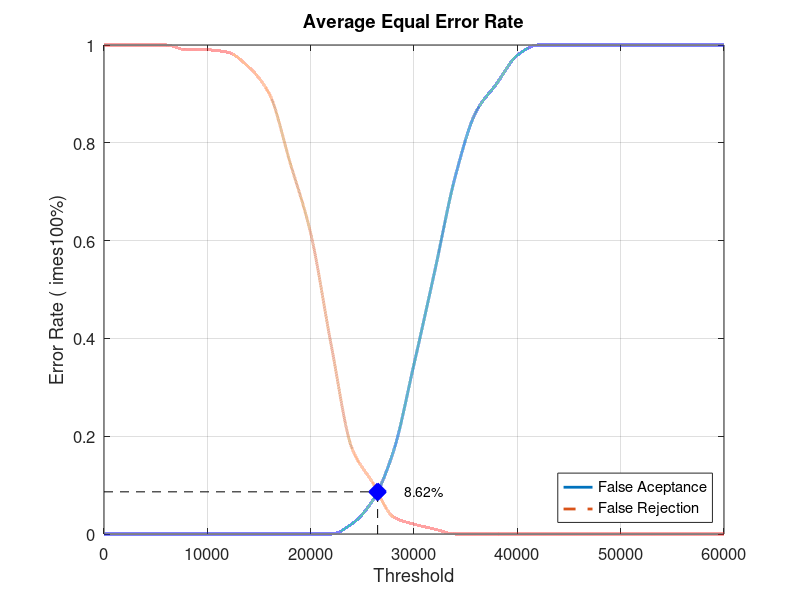
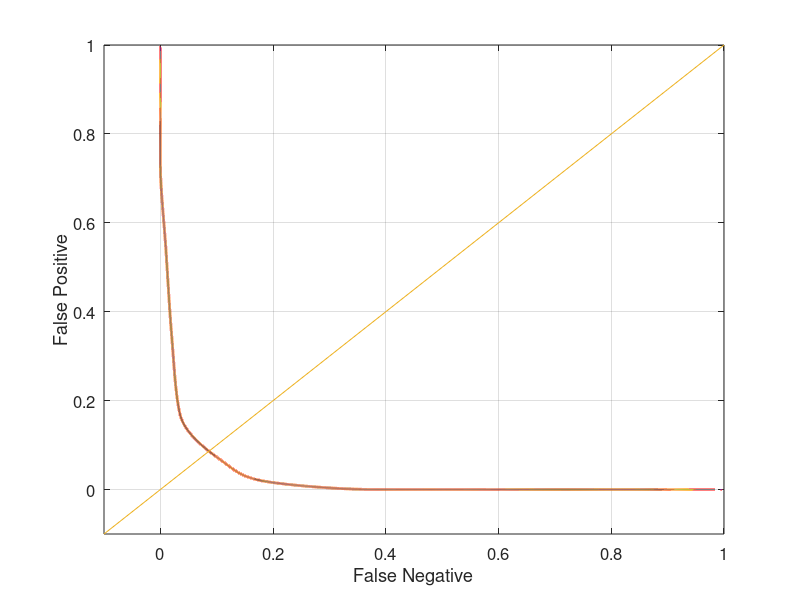

Write the MATLAB code that produced these figures, in order.
close all;
clear;
clc;
x = 0:2000:60000;
xq = 0:0.5:60000;

y0 = [0 0 0 0 0 0 0 0 0 0 0 0 0.0210526 0.0684211 0.168421 0.347368 0.536842 0.731579 0.863158 0.921053 0.978947 1 1 1 1 1 1 1 1 1 1]
yy0 = interp1(x, y0, xq, 'pchip');
y1 = [1 1 1 1 0.99 0.99 0.985 0.955 0.9 0.76 0.615 0.385 0.175 0.105 0.035 0.02 0.01 0 0 0 0 0 0 0 0 0 0 0 0 0 0]
yy1 = interp1(x, y1, xq, 'pchip');

% Calculating EER: 
y2 = abs(y0 - y1);
find(y2 == min(y2))
yy2 = abs(yy0 - yy1);
xEER = find(yy2 == min(yy2));
xEERIndex = xq(xEER) % X-axis EER
yEER = yy0(xEER) % Y-axis EER

main = figure
plot(xq, yy0,'-','LineWidth', 2);	hold on
plot(xq, yy1,'--','LineWidth', 2);	hold on
plot([xEERIndex xEERIndex], [0 yEER], 'k--');	hold on
plot([0 xEERIndex], [yEER yEER], 'k--');	hold on
plot(xEERIndex, yEER, 'bx', 'LineWidth', 10);	hold on
text(xEERIndex + 10 * xEERIndex / 100, yEER, [num2str(round((10000 * yEER)) / 100) '%'])
legend('False Aceptance', 'False Rejection', 'Location', 'SouthEast')
xlabel('Threshold')
ylabel('Error Rate (	imes100%)')
title('Average Equal Error Rate')
set(gca, 'FontSize', 12)
axis([0 60000 0 1])
grid on

print(main, 'Database1_4Main', '-dpng');
FNRxFPR = figure('Color', [1 1 1]);
plot(yy1, yy0, '-', yy1, yy0, 'LineWidth', 2);
hold on
y = -0.1:0.1:1
plot(y, y); 
set(gca, 'FontSize', 12)
xlabel('False Negative')
ylabel('False Positive')
axis([-0.1 1 -0.1 1])
set(gca, 'FontSize', 12)
grid on

print(FNRxFPR, 'Database1_4FNRxFPR','-dpng');
